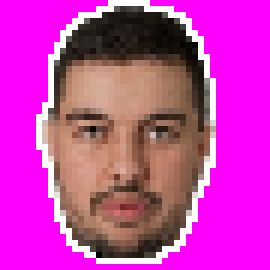
%> input picture etc/map/Suhaibpink.bmp, 45 x 45 px (shown 6 times larger)
$ octave bmp2array.m   (GNU Octave 9; MATLAB toolbox functions it lacks are replaced by stand-ins)
%> lines starting %> are read from the running program, lines starting %| are printed output that depends on the picture
imgWidth = 45;
im = imread('map/Suhaibpink.bmp');
%> im is the input picture: size 45x45x3 uint8; mean R, G, B 197.4, 61.4, 173.6
im = idivide(im,16,'floor');
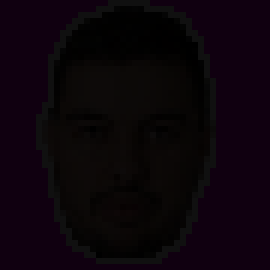
%> im: size 45x45x3 uint8 (shown 6 times larger); mean R, G, B 12.16, 3.63, 10.67
image(im);
A = [];
bin = [];
for i = 1:imgWidth
    for j = 1:imgWidth

        r = int16(im(i,j,1));
        g = int16(im(i,j,2));
        b = int16(im(i,j,3));

        tmp = (r+(g*16)+(b*256));
        bin = [bin;de2bi(tmp,12)];
        A(((i-1)*imgWidth+j)) = (tmp);
    end
end
%> after the loop, A = 2025 values, max 4368 at index 19, min 0 at index 164, mean 2801.2

im = im .* 15;
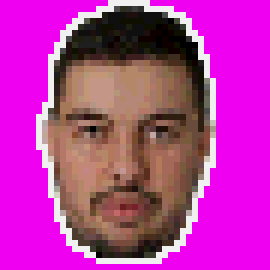
%> im: size 45x45x3 uint8 (shown 6 times larger); mean R, G, B 182.4, 54.5, 160
image(im);

$ run again, with etc/map/Suhaib.bmp copied over etc/map/Suhaibpink.bmp
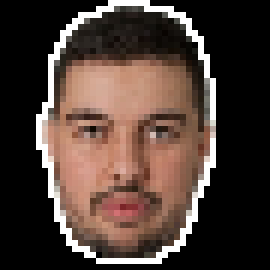
%> input picture etc/map/Suhaib.bmp, 45 x 45 px (shown 6 times larger)
%> im is the input picture: size 45x45x3 uint8; mean R, G, B 78.1, 61.4, 54.2
%> after the loop `for i = 1:imgWidth`: A = 2025 values, max 4368 at index 19, min 0 at index 1, mean 876.1
%> `im = im .* 15;`:
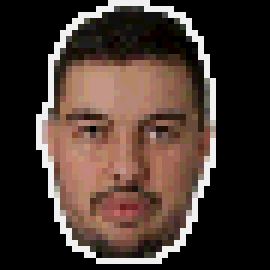
%> im: size 45x45x3 uint8 (shown 6 times larger); mean R, G, B 70.1, 54.5, 47.7
